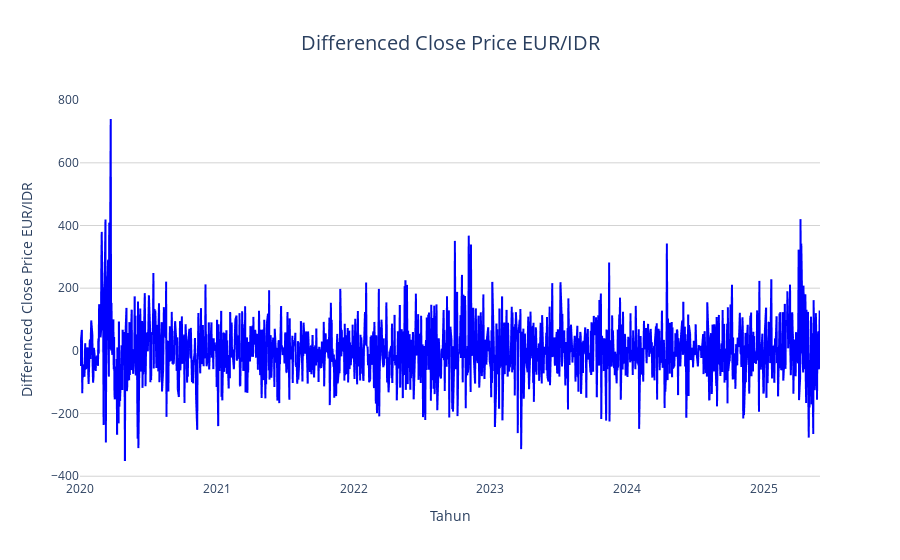

This figure's notebook cell:
### Markdown cell above
sudah stasioner

### Code cell
df_diff = pd.DataFrame(df_all['Close Price_diff']).copy()
df_diff = df_diff.reset_index()  
df_diff.rename(columns={"index": "Date"}, inplace=True)

fig = px.line(
    df_diff,
    x="Date",
    y="Close Price_diff",
    title="Differenced Close Price EUR/IDR",
    labels={"Close Price_diff": "Differenced Close Price EUR/IDR", "Date": "Tahun"},
    template="plotly_white"
)
fig.update_traces(line=dict(color="blue", width=2))
fig.update_layout(
    title=dict(x=0.5, font=dict(size=20)),
    xaxis=dict(showgrid=False),
    yaxis=dict(showgrid=True, gridcolor="lightgray"),
    hovermode="x unified"
)

fig.show()

### Figure 1 — Plotly figure (JSON) as saved in the notebook; plotly's stock layout.template omitted (floating-point values rounded to 4 significant figures; data arrays with more than 128 entries replaced by an {"elided": "..."} marker saying what was removed)
{"data": [{"hovertemplate": "Tahun=%{x}<br>Differenced Close Price EUR/IDR=%{y}<extra></extra>", "legendgroup": "", "line": {"color": "blue", "dash": "solid", "width": 2}, "marker": {"symbol": "circle"}, "mode": "lines", "name": "", "showlegend": false, "type": "scattergl", "x": {"elided": "1413 str values"}, "xaxis": "x", "y": {"elided": "1413 float values"}, "yaxis": "y"}], "layout": {"hovermode": "x unified", "legend": {"tracegroupgap": 0}, "title": {"font": {"size": 20}, "text": "Differenced Close Price EUR/IDR", "x": 0.5}, "xaxis": {"anchor": "y", "domain": [0, 1], "showgrid": false, "title": {"text": "Tahun"}}, "yaxis": {"anchor": "x", "domain": [0, 1], "gridcolor": "lightgray", "showgrid": true, "title": {"text": "Differenced Close Price EUR/IDR"}}}}
